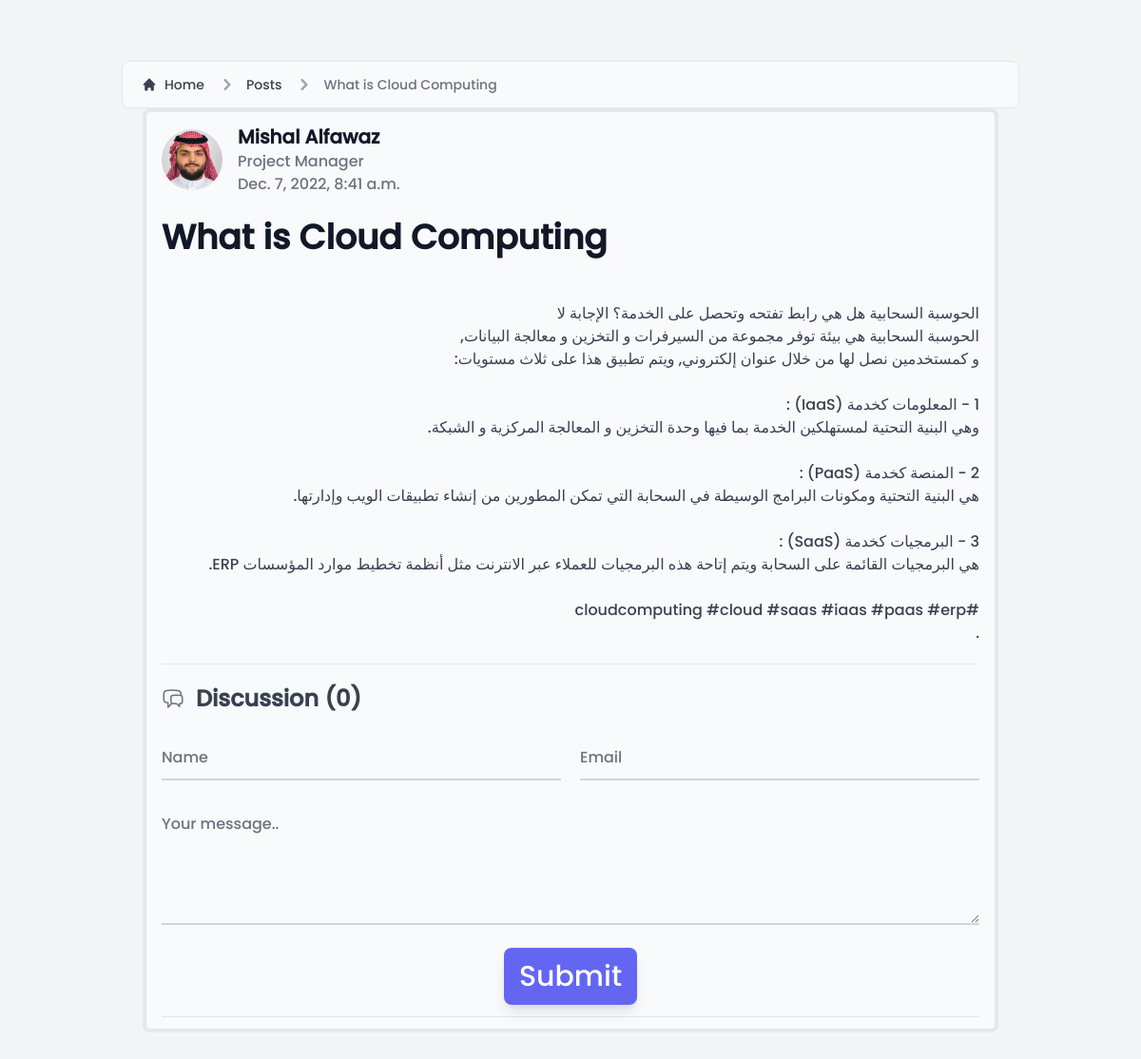
The app's page /posts/post-4 with its own data.
### tailwindapp/models.py (models this page shows, shortened)
class Post(models.Model):
    author = models.ForeignKey(Info, on_delete=models.CASCADE, null = True)
    title = models.CharField(max_length=255)
    slug = models.SlugField()
    image = models.ImageField(null = True,blank=True, upload_to="images/")
    intro = models.TextField()
    body = RichTextField()
    released = models.DateTimeField(auto_now_add = True)
    class Meta:
        ordering = ['released']

class Info (models.Model):
    title = models.CharField(max_length = 255)
    name = models.CharField(max_length = 255)
    position = models.CharField(max_length = 255)
    email = models.EmailField()
    phone = models.IntegerField()
    description = models.TextField(max_length = 500)
    image = models.ImageField(null = True,blank=True, upload_to="images/")
    cv = models.FileField(null = True)
    skills = models.ManyToManyField(Skills)

### tailwindapp/views.py (the view)
# urls.py: path('posts/<slug:slug>', views.getPosts, name='getPosts'),
def getPosts(request, slug):
    post = Post.objects.get(slug=slug)
    if request.method == 'POST':
        form = CommentPostForm(request.POST)
        if form.is_valid():
            html = render_to_string('tailwindapp/emails/emailtemplate.html',
            {'name': form.cleaned_data['name'],
            'email': form.cleaned_data['email'],
            'message': form.cleaned_data['body']
            })
            form = form.save(commit = False)
            form.post = post
            print("### ", form)
            form.save()
            send_mail('Thank you for your comment!',
            'message',
            'no-reply@mishalalfawaz.com',
            [form.email, 'mishalalfawaz@gmail.com'],
            html_message=html)
            return redirect('getPosts', slug=post.slug)
    else:
        form = CommentPostForm()
    context = {'post':post, 'form': form}
    return render(request, 'tailwindapp/posts.html', context)

### tailwindapp/templates/tailwindapp/posts.html (shortened to what this page needs)
{% extends 'base.html' %} {% block projects %}
{% load static %}
<div class="bg-gray-100">
<main class="pt-8 pb-16 lg:pt-16 lg:pb-24">
<nav class="flex px-5 py-3 mx-5 lg:mx-32 text-gray-700 border border-gray-200 rounded-lg bg-gray-50 " aria-label="Breadcrumb">
  <ol class="inline-flex items-center space-x-1 md:space-x-3">
    <li class="inline-flex items-center">
      <a href="{% url 'index' %}" class="inline-flex items-center text-sm font-medium text-gray-700 hover:text-gray-900">
        <svg class="w-4 h-4 mr-2" fill="currentColor" viewBox="0 0 20 20" xmlns="http://www.w3.org/2000/svg"><path d="M10.707 2.293a1 1 0 00-1.414 0l-7 7a1 1 0 001.414 1.414L4 10.414V17a1 1 0 001 1h2a1 1 0 001-1v-2a1 1 0 011-1h2a1 1 0 011 1v2a1 1 0 001 1h2a1 1 0 001-1v-6.586l.293.293a1 1 0 001.414-1.414l-7-7z"></path></svg>
        Home
      </a>
    </li>
    <li>
        <div class="flex items-center">
          <svg class="w-6 h-6 text-gray-400" fill="currentColor" viewBox="0 0 20 20" xmlns="http://www.w3.org/2000/svg"><path fill-rule="evenodd" d="M7.293 14.707a1 1 0 010-1.414L10.586 10 7.293 6.707a1 1 0 011.414-1.414l4 4a1 1 0 010 1.414l-4 4a1 1 0 01-1.414 0z" clip-rule="evenodd"></path></svg>
          <a href="{% url 'index' %}" class="ml-1 text-sm font-medium text-gray-700 hover:text-gray-900 md:ml-2">Posts</a>
        </div>
      </li>
    <li aria-current="page">
      <div class="flex items-center">
        <svg class="w-6 h-6 text-gray-400" fill="currentColor" viewBox="0 0 20 20" xmlns="http://www.w3.org/2000/svg"><path fill-rule="evenodd" d="M7.293 14.707a1 1 0 010-1.414L10.586 10 7.293 6.707a1 1 0 011.414-1.414l4 4a1 1 0 010 1.414l-4 4a1 1 0 01-1.414 0z" clip-rule="evenodd"></path></svg>
        <span class="ml-1 text-sm font-medium text-gray-500 md:ml-2 ">{{post.title}}</span>
      </div>
    </li>
  </ol>
</nav>
    <div class=" bg-gray-50 flex justify-between px-4 mx-auto w-11/12 lg:w-3/4 border-4 rounded-lg p-3">
        <article class=" p- mx-auto w-full format format-sm sm:format-base lg:format-lg format-blue ">
            <header class="mb-4 lg:mb-6 not-format">
                <address class="flex items-center mb-6 not-italic">
                    <div class="inline-flex items-center mr-3 text-sm text-gray-900   ">
                        <img class="mr-4 w-16 h-16 rounded-full" src="{{post.author.image.url}}" alt="Jese Leos">
                        <div>
                            <a href="#" rel="author" class="text-xl font-bold text-gray-900   ">{{post.author.name}}</a>
                            <p class="text-base font-light text-gray-500    ">{{post.author.position}}</p>
                            <p class="text-base font-light text-gray-500    "><time pubdate datetime="2022-02-08" title="February 8th, 2022">{{post.released}}</time></p>
                        </div>
                    </div>
                </address>
                <h1 class="mb-4 text-3xl font-extrabold leading-tight text-gray-900 lg:mb-6 lg:text-4xl   ">{{post.title}}</h1>
            </header>
            <div dir="rtl" class="break-words text-gray-700">
                <br>
            <p>{{post.body | safe}}.</p>
        </div>
        <hr class="my-5">
        <section class="not-format">
            <div class="flex items-center mb-6">
                <h2 class="text-lg lg:text-2xl font-bold text-gray-700   ">Discussion ({{post.comments.count}})</h2>
            </div>
            <form action="" method="post" class="flex flex-col gap-6 items-center justify-center">
                <div class="flex gap-x-5 w-full">
                    <div class="w-1/2">
                        {{form.name}}
                    </div>
                    <div class="w-1/2">
                        {{form.email}}
                    </div>
                </div>
                <div class="w-full">
                {{form.body}}
            </div>
                <input type="submit" value="Submit" class="shadow-lg hover:shadow-2xl bg-indigo-500 text-3xl hover:bg-indigo-600
                 text-white py-3 px-4 rounded-lg cursor-pointer transition-all">
            </form>
            <hr class="mt-3">
        </section>
    </article>
    </div>
</main>
</div>
{% endblock projects %}

### records on screen
Post: title "What is Cloud Computing", author.image (picture), author.name "Mishal Alfawaz", author.position "Project Manager", released "Dec. 7, 2022, 8:41 a.m.", body "الحوسبة السحابية هل هي رابط تفتحه وتحصل على الخدمة؟ الإجابة لا الحوسبة السحابية هي بيئة توفر مجموعة من السيرفرات و التخزين و معالجة البيانات, و كمستخدمين نصل لها من خلال عنوان إلكتروني, ويتم تطبيق هذا على ثلاث مستويات: 1 - المعلومات كخدمة (IaaS) : وهي البنية التحتية لمستهلكين الخدمة بما فيها وحدة التخزين و المعالجة المركزية و الشبكة. 2 - المنصة كخدمة (PaaS) : هي البنية التحتية ومكونات البرامج الوسيطة في السحابة التي تمكن المطورين من إنشاء تطبيقات الويب وإدارتها. 3 - البرمجيات كخدمة (SaaS) : هي البرمجيات القائمة على السحابة ويتم إتاحة هذه البرمجيات للعملاء عبر الانترنت مثل أنظمة تخطيط موارد المؤسسات ERP. #cloudcomputing #cloud #saas #iaas #paas #erp", comments.count "0"
